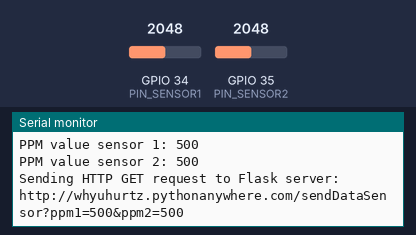
Bench run of a program on a simulated ESP32. Parts: the last lines printed to the serial monitor. Inputs (shaded band) come from the test bench; at power-on: GPIO 34 (PIN_SENSOR1) = 2048, GPIO 35 (PIN_SENSOR2) = 2048. WiFi joins after 1.5 s; servers stay silent unless stated; uploads are accepted with an empty reply.

Above: at 2.7 s.
2.8 s: GPIO 34 (PIN_SENSOR1) set to 2866
At 4.3 s:
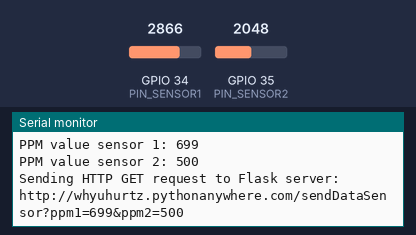
4.5 s: GPIO 35 (PIN_SENSOR2) set to 2866
At 5.7 s:
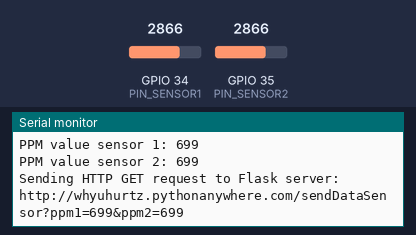
6.2 s: GPIO 34 (PIN_SENSOR1) set to 3603
At 6.9 s:
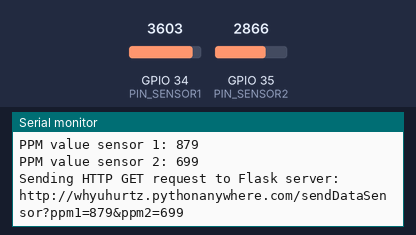
7.9 s: GPIO 35 (PIN_SENSOR2) set to 3603
At 9.4 s:
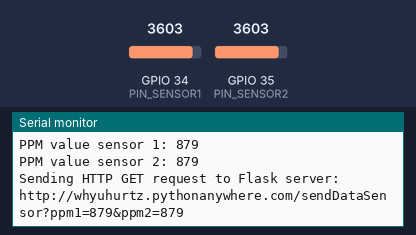
Timing chart, 0 to 10.6 s (numbered marks = the images above; inputs shaded):
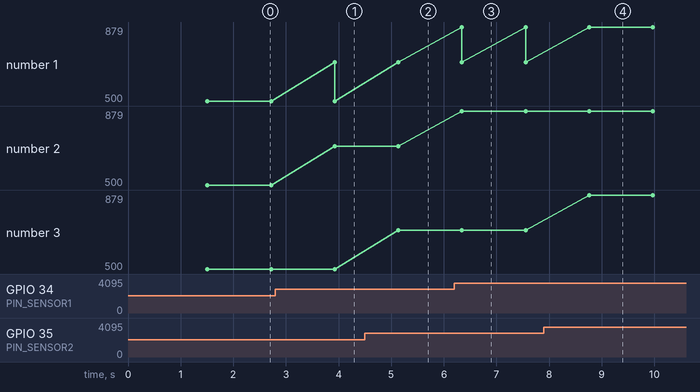

Measured:
- after the input at 2.8 s, the serial monitor: prints a new line after 1.1 s (image 1)
- after the input at 4.5 s, the serial monitor: prints a new line after 0.64 s (image 2)
- after the input at 6.2 s, the serial monitor: prints a new line after 0.14 s (image 3)
- after the input at 7.9 s, the serial monitor: prints a new line after 0.86 s (image 4)
- plotted number 2: 500 → 699 after the input at 2.8 s, 699 → 879 after the input at 6.2 s

The program:

main.cpp
```cpp
#include <Arduino.h> // Required for PlatformIO.

#include <WiFi.h>
#include <HTTPClient.h>
#include <WiFiClient.h>

WiFiClient client;
HTTPClient http;

const int PIN_SENSOR1 = 34;       // Sensor 1 MQ-135 connect to pin 34.
const int PIN_SENSOR2 = 35;       // Sensor 2 MQ-135 connect to pin 35.
const char* SSID = "Wokwi-GUEST"; // Default SSID in Wokwi.
const char* PASSWORD = "";        // SSID not require a password in Wokwi.
const char* FLASK_SERVER_URL = "http://whyuhurtz.pythonanywhere.com/sendDataSensor"; // Replace with your PythonAnywhere/Ngrok URL. Don't use HTTPS!.

void setup()
{
  Serial.begin(115200);
  pinMode(PIN_SENSOR1, INPUT);
  pinMode(PIN_SENSOR2, INPUT);

  WiFi.mode(WIFI_STA);
  Serial.println("WiFi mode: WIFI_STA");

  WiFi.begin(SSID, PASSWORD);
  while (WiFi.status() != WL_CONNECTED)
  {
    delay(100);
    Serial.print(".");
  }
  Serial.println("\nWiFi Connected");
  Serial.print("IP address: ");
  Serial.println(WiFi.localIP());
  Serial.print("WiFi status: ");
  Serial.println(WiFi.status());
}

void loop()
{
  int ppmValueSensor1 = analogRead(PIN_SENSOR1) / 4.095;
  int ppmValueSensor2 = analogRead(PIN_SENSOR2) / 4.095;

  Serial.print("PPM value sensor 1: ");
  Serial.println(ppmValueSensor1);
  Serial.print("PPM value sensor 2: ");
  Serial.println(ppmValueSensor2);

  if (WiFi.status() == WL_CONNECTED)
  {
    String serverPath = String(FLASK_SERVER_URL) + "?ppm1=" + String(ppmValueSensor1) + "&ppm2=" + String(ppmValueSensor2);
    Serial.print("Sending HTTP GET request to Flask server: ");
    Serial.println(serverPath);

    // Initialize HTTP connection to serverPath.
    http.begin(client, serverPath);
    http.setFollowRedirects(HTTPC_STRICT_FOLLOW_REDIRECTS);

    // Send HTTP GET request.
    int httpCode = http.GET();

    // Get the response payload.
    String payload = http.getString();
    if (payload.length() > 0)
      Serial.println(payload);

    // End the HTTP connection.
    http.end();
  }
  else
  {
    Serial.println("WiFi not connected");
  }

  delay(1000);  // Send data every 1s.
}
```
